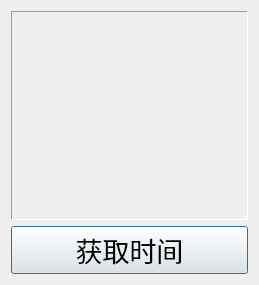
<?xml version="1.0" encoding="UTF-8"?>
<ui version="4.0">
 <class>TimeDialog</class>
 <widget class="QDialog" name="TimeDialog">
  <property name="geometry">
   <rect>
    <x>0</x>
    <y>0</y>
    <width>259</width>
    <height>285</height>
   </rect>
  </property>
  <property name="font">
   <font>
    <pointsize>20</pointsize>
   </font>
  </property>
  <property name="windowTitle">
   <string>时间</string>
  </property>
  <layout class="QVBoxLayout" name="verticalLayout">
   <item>
    <widget class="QLabel" name="m_label">
     <property name="frameShape">
      <enum>QFrame::Panel</enum>
     </property>
     <property name="frameShadow">
      <enum>QFrame::Sunken</enum>
     </property>
     <property name="text">
      <string> </string>
     </property>
     <property name="alignment">
      <set>Qt::AlignCenter</set>
     </property>
    </widget>
   </item>
   <item>
    <widget class="QPushButton" name="m_button">
     <property name="text">
      <string>获取时间</string>
     </property>
    </widget>
   </item>
  </layout>
 </widget>
 <resources/>
 <connections/>
</ui>
